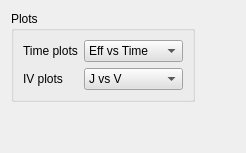
              <widget class="QWidget" name="tab_4">
               <attribute name="title">
                <string>Time</string>
               </attribute>
               <layout class="QGridLayout" name="gridLayout_23">
                <item row="1" column="0">
                 <spacer name="verticalSpacer_4">
                  <property name="orientation">
                   <enum>Qt::Vertical</enum>
                  </property>
                  <property name="sizeHint" stdset="0">
                   <size>
                    <width>20</width>
                    <height>40</height>
                   </size>
                  </property>
                 </spacer>
                </item>
                <item row="0" column="0">
                 <widget class="QGroupBox" name="groupBox">
                  <property name="title">
                   <string>Plots</string>
                  </property>
                  <layout class="QGridLayout" name="gridLayout_22">
                   <item row="0" column="0">
                    <widget class="QLabel" name="label_41">
                     <property name="text">
                      <string>Time plots</string>
                     </property>
                    </widget>
                   </item>
                   <item row="1" column="0">
                    <widget class="QLabel" name="label_50">
                     <property name="text">
                      <string>IV plots</string>
                     </property>
                    </widget>
                   </item>
                   <item row="0" column="1">
                    <widget class="QComboBox" name="comboBox_Time_timeplots">
                     <property name="styleSheet">
                      <string notr="true">background-color: rgb(225, 225, 225);</string>
                     </property>
                     <item>
                      <property name="text">
                       <string>Eff vs Time</string>
                      </property>
                     </item>
                     <item>
                      <property name="text">
                       <string>Voc vs Time</string>
                      </property>
                     </item>
                     <item>
                      <property name="text">
                       <string>Jsc vs Time</string>
                      </property>
                     </item>
                     <item>
                      <property name="text">
                       <string>FF vs Time</string>
                      </property>
                     </item>
                     <item>
                      <property name="text">
                       <string>Mpp vs Time</string>
                      </property>
                     </item>
                    </widget>
                   </item>
                   <item row="1" column="1">
                    <widget class="QComboBox" name="comboBox_Time_IVplots">
                     <property name="styleSheet">
                      <string notr="true">background-color: rgb(225, 225, 225);</string>
                     </property>
                     <item>
                      <property name="text">
                       <string>J vs V</string>
                      </property>
                     </item>
                     <item>
                      <property name="text">
                       <string>P vs V</string>
                      </property>
                     </item>
                    </widget>
                   </item>
                  </layout>
                 </widget>
                </item>
                <item row="0" column="1">
                 <spacer name="horizontalSpacer_2">
                  <property name="orientation">
                   <enum>Qt::Horizontal</enum>
                  </property>
                  <property name="sizeHint" stdset="0">
                   <size>
                    <width>40</width>
                    <height>20</height>
                   </size>
                  </property>
                 </spacer>
                </item>
               </layout>
              </widget>
